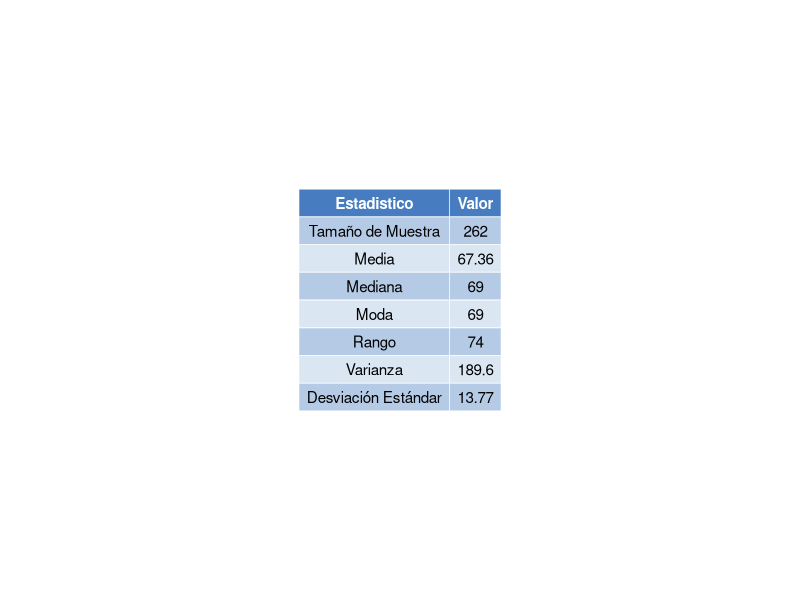
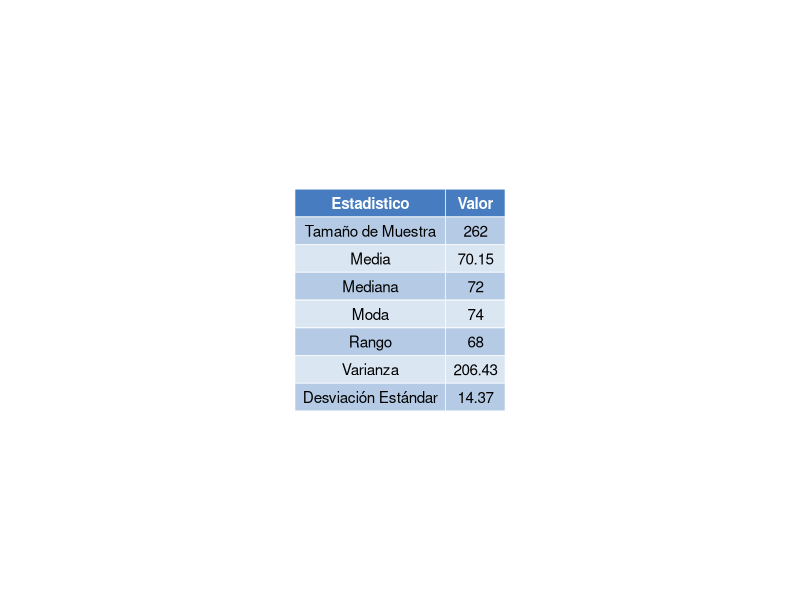
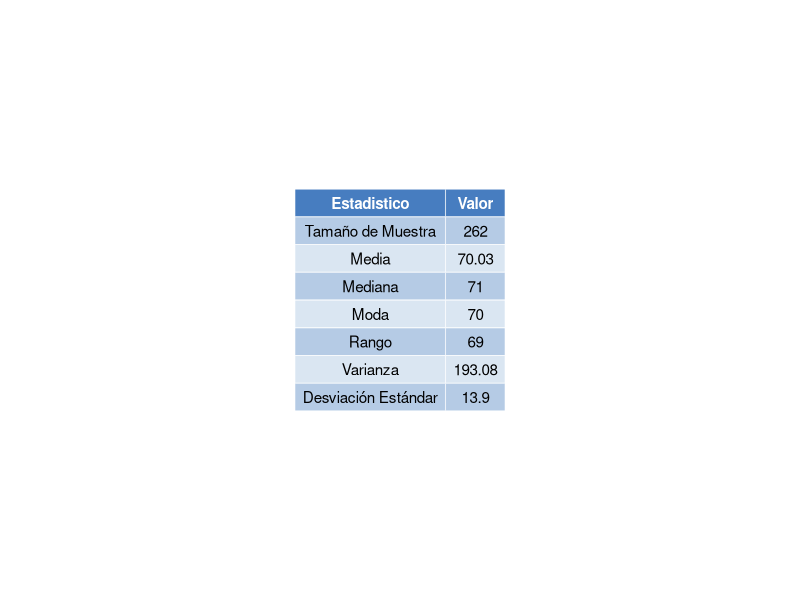
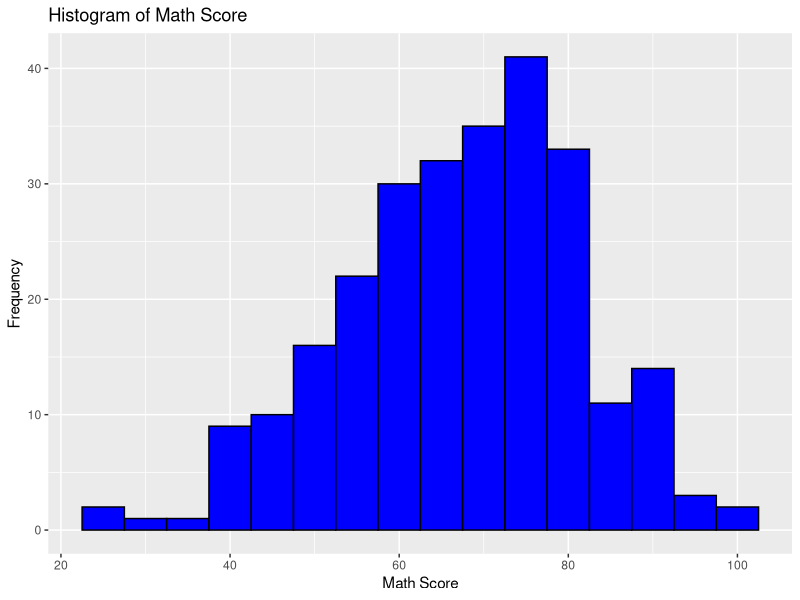
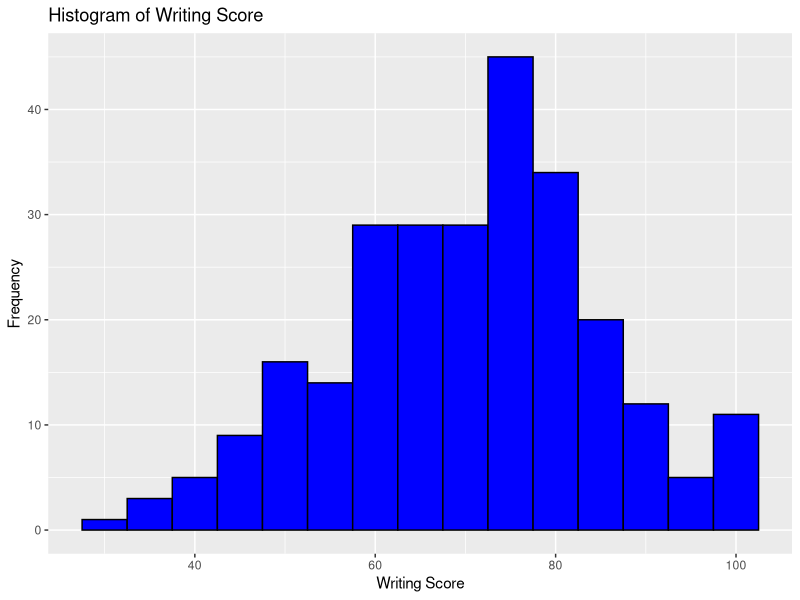
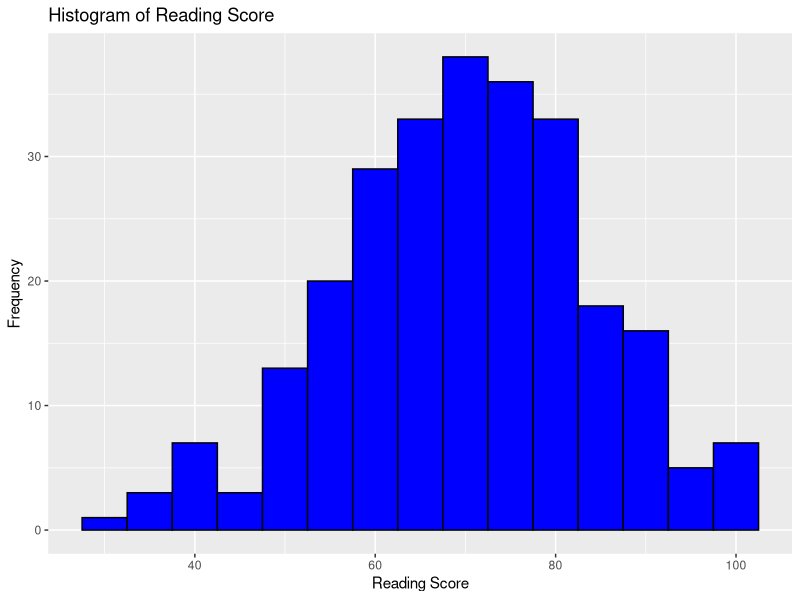
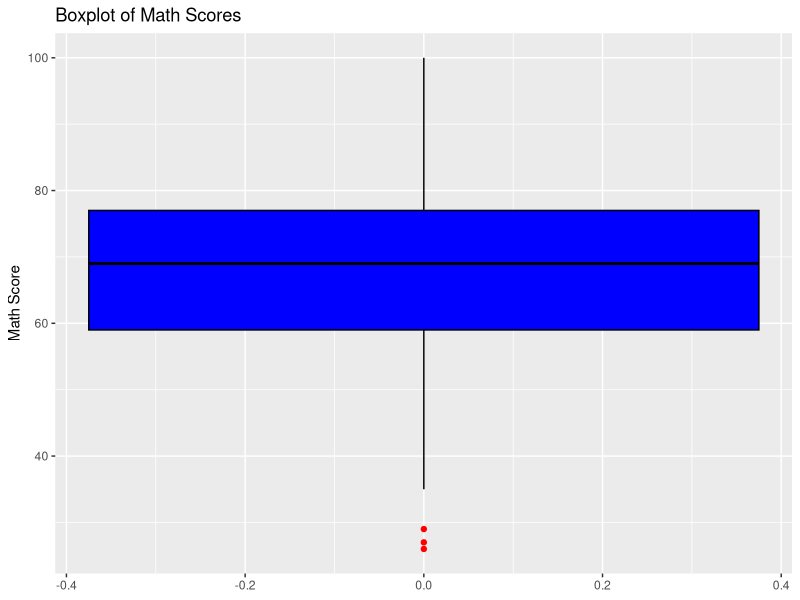
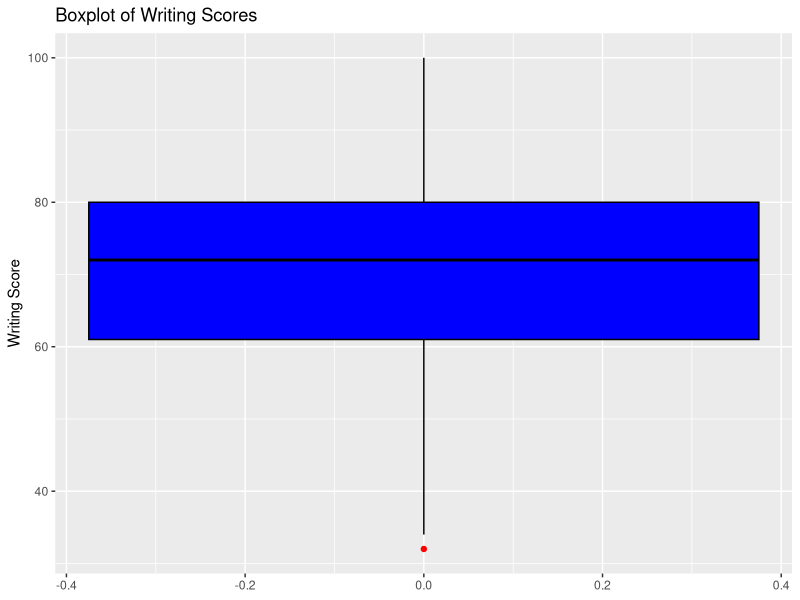

R code for these plots, in order:
library(dplyr)
library(ggplot2)
library(ggpubr)


get_mode <- function(v) {
  uniqv <- unique(v)
  uniqv[which.max(tabulate(match(v, uniqv)))]
}

calculate_statistics <- function(score_column) {

  size_muestra <- format(nrow(muestra_grupo_d), nsmall = 0)
  average <- round(mean(score_column, na.rm = TRUE), 2)
  variance <- round(var(score_column, na.rm = TRUE), 2)
  range_values <- range(score_column, na.rm = TRUE)
  range_value <- round(diff(range_values), 2)
  mode_value <- round(get_mode(score_column), 2)
  std_dev <- round(sd(score_column, na.rm = TRUE), 2)
  median_value <- round(median(score_column, na.rm = TRUE), 2)
  
  return(c(size_muestra, average, median_value,  mode_value, range_value,variance, std_dev))
}

make_table <- function(column_names, stats_columns) {
  return (data.frame(
  Statistic = column_names,
  Stats_Column = stats_columns
))
}

change_table_names <- function(table) {
  names(table) <- c("Estadistico", "Valor")
  return(table)
}

make_table_plot<-function(table, table_path){
table_plot <- ggtexttable(table, rows = NULL, theme = ttheme("mBlue"))
ggsave(table_path, plot = table_plot, width = 6, height = 4)  
}


make_histogram_plot <- function(data, score_column, binwidth = 5, fill_color = "blue", 
                                      border_color = "black", title, x_label, y_label = "Frequency", 
                                      file_path, width = 6, height = 4) {
  histogram_plot <- ggplot(data, aes_string(x = score_column)) +
    geom_histogram(binwidth = binwidth, fill = fill_color, color = border_color) +
    labs(title = title, x = x_label, y = y_label)
  
  ggsave(file_path, plot = histogram_plot, width = width, height = height)
}

make_box_plot <- function(data, score_column, fill_color = "blue", 
                          border_color = "black", title = NULL, 
                          y_label = NULL, file_path, 
                          outlier_color = "red", width = 4, height = 6) {
  
  # Check if the score_column exists in the data
  if (!score_column %in% names(data)) {
    stop(paste("Column", score_column, "not found in the data"))
  }
  
  # Set default labels if not provided
  if (is.null(title)) {
    title <- paste("Boxplot of", score_column)
  }
  if (is.null(y_label)) {
    y_label <- score_column
  }
  
  # Create the boxplot using ggplot2
  box_plot <- ggplot(data, aes_string(y = score_column)) +
    geom_boxplot(fill = fill_color, color = border_color, outlier.color = outlier_color) +
    labs(title = title, y = y_label)
  
  # Save the boxplot to the specified file path
  ggsave(file_path, plot = box_plot, width = width, height = height)
}


# Load the CSV file
data <- read.csv("StudentsPerformance.csv")
head(data)

muestra_grupo_d <- data %>%
  select(race_ethnicity, math_score, reading_score, writing_score) %>%
  filter(race_ethnicity == "group D")


math_stats <- calculate_statistics(muestra_grupo_d$math_score)
reading_stats <- calculate_statistics(muestra_grupo_d$reading_score)
writing_stats <- calculate_statistics(muestra_grupo_d$writing_score)

column_names <- c("Tamaño de Muestra", "Media", "Mediana","Moda","Rango",  "Varianza",  "Desviación Estándar")

math_table <- make_table(column_names, math_stats) %>% change_table_names()
writing_table <- make_table(column_names, writing_stats)%>% change_table_names()
reading_table <- make_table(column_names, reading_stats)%>% change_table_names()



make_table_plot(math_table,"objective3/descriptive_analysis/group_d/images/math_table_plot.png")
make_table_plot(writing_table,"objective3/descriptive_analysis/group_d/images/writing_table_plot.png")
make_table_plot(reading_table,"objective3/descriptive_analysis/group_d/images/reading_table_plot.png")



make_histogram_plot(
  data = muestra_grupo_d,
  score_column = "math_score",
  binwidth = 5,
  fill_color = "blue",
  border_color = "black",
  title = "Histogram of Math Score",
  x_label = "Math Score",
  file_path = "objective3/descriptive_analysis/group_d/images/math_hist_plot.png"
)

make_histogram_plot(
  data = muestra_grupo_d,
  score_column = "writing_score",
  binwidth = 5,
  fill_color = "blue",
  border_color = "black",
  title = "Histogram of Writing Score",
  x_label = "Writing Score",
  file_path = "objective3/descriptive_analysis/group_d/images/writing_hist_plot.png"
)

make_histogram_plot(
  data = muestra_grupo_d,
  score_column = "reading_score",
  binwidth = 5,
  fill_color = "blue",
  border_color = "black",
  title = "Histogram of Reading Score",
  x_label = "Reading Score",
  file_path = "objective3/descriptive_analysis/group_d/images/reading_hist_plot.png"
)


make_box_plot(
  data = muestra_grupo_d,
  score_column = "math_score",
  fill_color = "blue",
  border_color = "black",
  title = "Boxplot of Math Scores",
  y_label = "Math Score",
  file_path = "objective3/descriptive_analysis/group_d/images/math_box_plot.png",
  outlier_color = "red",
  width = 4,
  height = 6  
)
make_box_plot(
  data = muestra_grupo_d,
  score_column = "writing_score",
  fill_color = "blue",
  border_color = "black",
  title = "Boxplot of Writing Scores",
  y_label = "Writing Score",
  file_path = "objective3/descriptive_analysis/group_d/images/writing_box_plot.png",
  outlier_color = "red",
  width = 4,
  height = 6  
)
make_box_plot(
  data = muestra_grupo_d,
  score_column = "reading_score",
  fill_color = "blue",
  border_color = "black",
  title = "Boxplot of Reading Scores",
  y_label = "Reading Score",
  file_path = "objective3/descriptive_analysis/group_d/images/reading_box_plot.png",
  outlier_color = "red",
  width = 4,
  height = 6  
)

